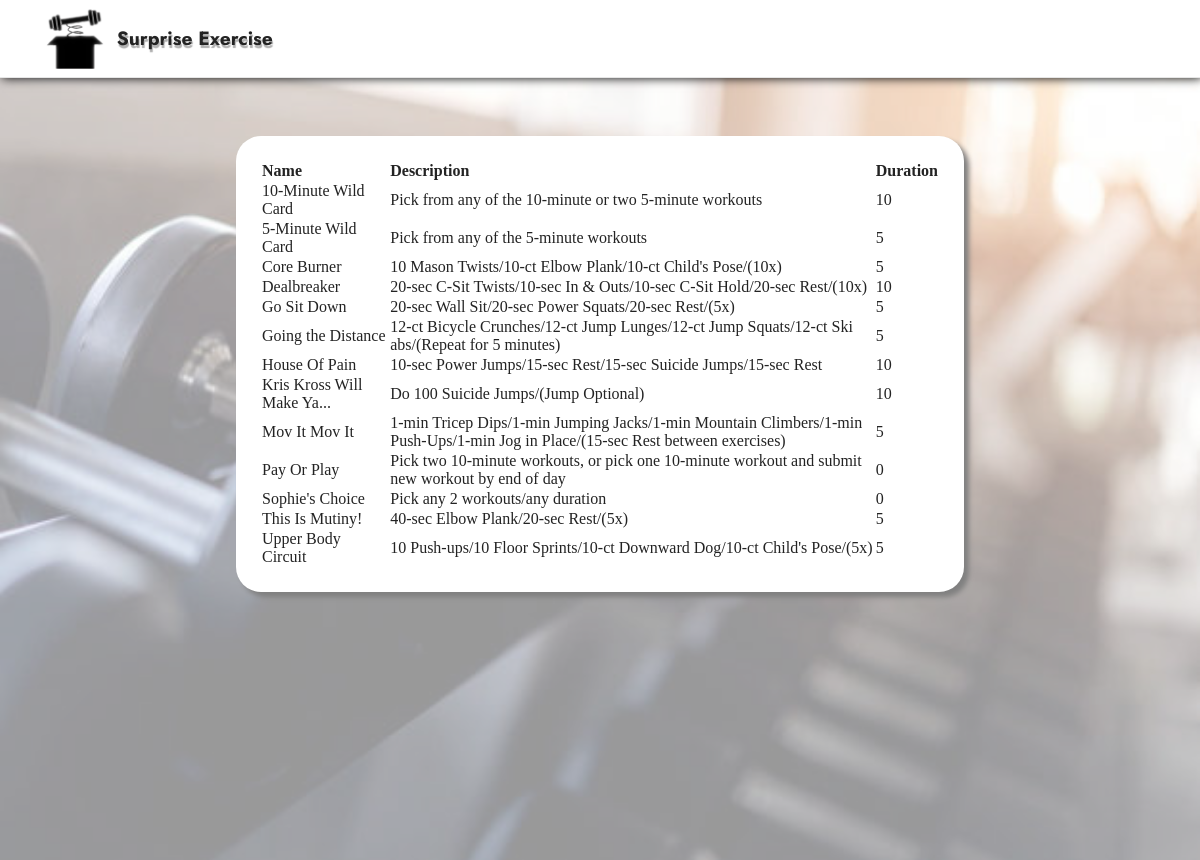
Page /surpex/exercises/table.php on the committed database.
### tables this page shows
CREATE TABLE `exercises` (
  `id` int NOT NULL,
  `name` text NOT NULL,
  `description` text NOT NULL,
  `time` int NOT NULL
);

### surpex/exercises/table.php (the view, shortened to what this page needs)
<html>
	<head>
		<link rel="stylesheet" href="../assets/tether/tether.min.css">
		<link rel="stylesheet" href="../assets/bootstrap/css/bootstrap.min.css">
		<link rel="stylesheet" href="../assets/bootstrap/css/bootstrap-grid.min.css">
		<link rel="stylesheet" href="../assets/bootstrap/css/bootstrap-reboot.min.css">
		<link rel="stylesheet" href="../assets/dropdown/css/style.css">
		<link rel="stylesheet" href="../assets/socicon/css/styles.css">
		<link rel="stylesheet" href="../assets/theme/css/style.css">
		<link rel="preload" as="style" href="../assets/mobirise/css/mbr-additional.css"><link rel="stylesheet" href="../assets/mobirise/css/mbr-additional.css" type="text/css">
		<link rel="stylesheet" type="text/css" href="https://cdn.datatables.net/v/dt/jq-3.3.1/dt-1.10.21/af-2.3.5/datatables.min.css"/>
	</head>
	<body>
		<section class="menu cid-s48OLK6784" once="menu" id="menu1-h">
		    <nav class="navbar navbar-dropdown navbar-fixed-top navbar-expand-lg">
		        <div class="container">
		            <div class="navbar-brand">
		                <span class="navbar-logo">
		                    <a href="http://se.khoix.net:8080">
		                        <img src="../assets/images/surprise-exercise-121x127.png" alt="Surprise Exercise" style="height: 3.8rem;">
		                    </a>
		                </span>
		                <span class="navbar-caption-wrap"><a class="navbar-caption text-black display-7" href="http://se.khoix.net:8080">Surprise Exercise</a></span>
		            </div>
		        </div>
		    </nav>
		</section>
		<section class="header1 cid-s48MCQYojq mbr-fullscreen mbr-parallax-background" id="header1-f">
			<div class="align-center container">
      		  <div class="row justify-content-center">
           		 <div class="col-12 col-lg-8">
           		 	<div style="background-color: white; border-radius: 25px; padding: 25px; box-shadow: 5px 5px 5px grey;">
						<table id="table_id" class="display">
						    <thead>
						        <tr>
						            <th>Name</th>
						            <th>Description</th>
						            <th>Duration</th>
						        </tr>
						    </thead>
						    <tbody>
								<?php
									$username="root";
									$password="pneumatic81*";
									$database="se";
									$se = mysqli_connect("surpex_db",$username,$password,$database);
									$query01 = "SELECT * FROM exercises ORDER BY name";
									$result01 = mysqli_query($se,$query01);
									while($exercise = mysqli_fetch_array($result01,MYSQLI_ASSOC)) {
										printf ("<tr><td>%s</td><td>%s</td><td>%s</td></tr>\n", $exercise["name"], $exercise["description"],$exercise["time"]);
									}
								?>
						    </tbody>
						</table>
					</div>
					<br><br><br><br><br><br><br><br>
				</div>
			</div>
		</section>
	</body>
</html>

### surpex/assets/dropdown/css/style.css (style rules this page uses)
.navbar-dropdown { left: 0; padding: 0; position: absolute; right: 0; top: 0; transition: all 0.45s ease; z-index: 1030; background: #282828; }
.navbar-dropdown .navbar-logo { margin-right: 0.8rem; transition: margin 0.3s ease-in-out; vertical-align: middle; }
.navbar-dropdown .navbar-logo img { height: 3.125rem; transition: all 0.3s ease-in-out; }
.navbar-dropdown .navbar-caption { font-weight: 700; white-space: normal; vertical-align: -4px; line-height: 3.125rem !important; }
.navbar-dropdown .navbar-caption, .navbar-dropdown .navbar-caption:hover { color: inherit; text-decoration: none; }
.navbar-dropdown.navbar-fixed-top { position: fixed; }
.navbar-dropdown .navbar-brand span { vertical-align: -4px; }

### surpex/assets/theme/css/style.css (style rules this page uses)
section { background-color: #ffffff; }
body { font-style: normal; line-height: 1.5; font-weight: 400; color: #232323; position: relative; }
section, .container, .container-fluid { position: relative; word-wrap: break-word; }
a { font-style: normal; font-weight: 400; cursor: pointer; }
a, a:hover { text-decoration: none; }
h1, h2, h3, h4, h5, h6, .display-1, .display-2, .display-4, .display-5, .display-7, span, p, a { line-height: 1; word-break: break-word; word-wrap: break-word; font-weight: 400; }
span.navbar-caption-wrap { line-height: 1.2; }
section { background-position: 50% 50%; background-repeat: no-repeat; background-size: cover; }
.align-center { text-align: center; }
img, iframe { display: block; width: 100%; }
.mbr-fullscreen { display: flex; display: -moz-flex; display: -ms-flex; display: -o-flex; align-items: center; min-height: 100vh; padding-top: 3rem; padding-bottom: 3rem; }
.menu .navbar-brand { display: -webkit-flex; }
.menu .navbar-brand span { display: flex; display: -webkit-flex; }
.menu .navbar-brand .navbar-caption-wrap { display: -webkit-flex; }
.menu .navbar-brand .navbar-logo img { display: -webkit-flex; }
.navbar { text-shadow: 1px 3px 1px #AFAFAF; box-shadow: 2px 0px 10px black; color: black; display: -webkit-flex; -webkit-flex-wrap: wrap; -webkit-align-items: center; -webkit-justify-content: space-between; }
.row { display: -webkit-flex; -webkit-flex-wrap: wrap; }
.justify-content-center { -webkit-justify-content: center; }
html, body { height: auto; min-height: 100vh; }
@media (min-width: 992px) { .container { padding-left: 16px; padding-right: 16px; } }
@media (min-width: 992px) { .row { margin-left: -16px; margin-right: -16px; } }
@media (min-width: 992px) { .row > [class*="col"] { padding-left: 16px; padding-right: 16px; } }

### surpex/assets/mobirise/css/mbr-additional.css (style rules this page uses)
body { font-family: IBM Plex Sans; }
.display-7 { font-family: 'Jost', sans-serif; font-size: 1.2rem; line-height: 1.5; }
.text-black { color: #232323 !important; }
a[class*="text-"]:not(.nav-link):not(.dropdown-item):not([role]) { position: relative; background-image: transparent; background-size: 10000px 2px; background-repeat: no-repeat; background-position: 0px 1.2em; background-position: -10000px 1.2em; }
a, a:hover { color: #6592e6; }
body { overflow-x: hidden; }
a { transition: color 0.6s; }
.cid-s48MCQYojq { background-image: url("../../../assets/images/bg-626x417.jpg"); }
.cid-s48OLK6784 { z-index: 1000; width: 100%; position: relative; min-height: 60px; }
.cid-s48OLK6784 nav.navbar { position: fixed; }
.cid-s48OLK6784 .container { display: flex; margin: auto; }
.cid-s48OLK6784 .navbar-caption { padding-right: 4rem; }
.cid-s48OLK6784 .navbar { min-height: 77px; transition: all .3s; border-bottom: 1px solid transparent; background: #ffffff; }
.cid-s48OLK6784 .navbar:not(.navbar-short) { border-bottom: 1px solid #e6e6e6; }
.cid-s48OLK6784 .navbar .navbar-logo img { width: auto; }
.cid-s48OLK6784 .navbar-brand { flex-shrink: 0; align-items: center; margin-right: 0; padding: 0; transition: all .3s; word-break: break-word; z-index: 1; }
.cid-s48OLK6784 .navbar-brand .navbar-caption { line-height: inherit !important; }
.cid-s48OLK6784 .navbar-brand .navbar-logo a { outline: none; }
.cid-s48OLK6784 .navbar-dropdown { padding: .5rem 1rem; position: fixed; }

### rows in the picture
exercises: name "10-Minute Wild Card", description "Pick from any of the 10-minute or two 5-minute workouts", time "10"
exercises: name "5-Minute Wild Card", description "Pick from any of the 5-minute workouts", time "5"
exercises: name "Core Burner", description "10 Mason Twists/10-ct Elbow Plank/10-ct Child's Pose/(10x)", time "5"
exercises: name "Dealbreaker", description "20-sec C-Sit Twists/10-sec In & Outs/10-sec C-Sit Hold/20-sec Rest/(10x)", time "10"
exercises: name "Go Sit Down", description "20-sec Wall Sit/20-sec Power Squats/20-sec Rest/(5x)", time "5"
exercises: name "Going the Distance", description "12-ct Bicycle Crunches/12-ct Jump Lunges/12-ct Jump Squats/12-ct Ski abs/(Repeat for 5 minutes)", time "5"
exercises: name "House Of Pain", description "10-sec Power Jumps/15-sec Rest/15-sec Suicide Jumps/15-sec Rest", time "10"
exercises: name "Kris Kross Will Make Ya...", description "Do 100 Suicide Jumps/(Jump Optional)", time "10"
exercises: name "Mov It Mov It", description "1-min Tricep Dips/1-min Jumping Jacks/1-min Mountain Climbers/1-min Push-Ups/1-min Jog in Place/(15-sec Rest between exercises)", time "5"
exercises: name "Pay Or Play", description "Pick two 10-minute workouts, or pick one 10-minute workout and submit new workout by end of day", time "0"
exercises: name "Sophie's Choice", description "Pick any 2 workouts/any duration", time "0"
exercises: name "This Is Mutiny!", description "40-sec Elbow Plank/20-sec Rest/(5x)", time "5"
exercises: name "Upper Body Circuit", description "10 Push-ups/10 Floor Sprints/10-ct Downward Dog/10-ct Child's Pose/(5x)", time "5"
